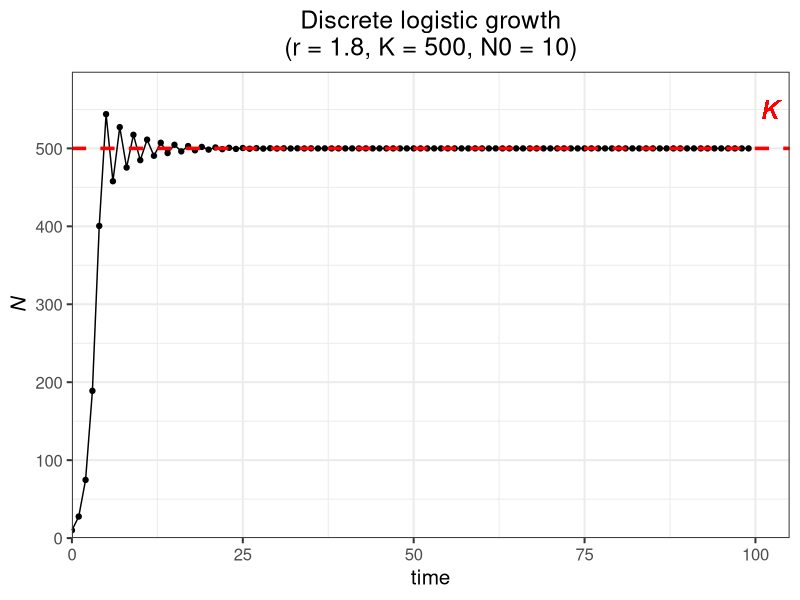
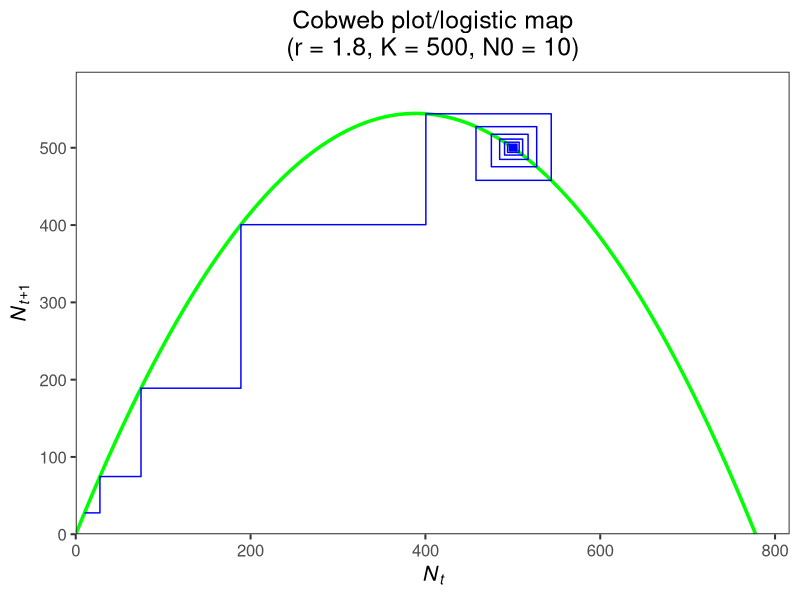

Source code (R) for these figures, in order:
## ---- chunk 1
knitr::opts_chunk$set(message = F, 
                      error = F, 
                      warning = F)

## ---- chunk 2
library(tidyverse)

### (1) Set the parameters
r <- 1.8
K <- 500
N0 <- 10
time <- 100

### (2) Define the discrete logistic growth equation
log_fun <- function(r, N, K){N + r*N*(1-N/K)}  

### (3) Use for loop to iterate over the time sequence
pop_size <- numeric(time)
pop_size[1] <- N0

for (i in 2:time) {pop_size[i] <- log_fun(r = r, N = pop_size[i - 1], K = K)}

pop_data <- pop_size %>% 
  as.data.frame() %>% 
  rename(., pop_size = `.`) %>%
  mutate(time = 0:(time-1)) %>%
  relocate(time)

head(pop_data)
## ---- chunk 3
### Population trajectory
ggplot(pop_data, aes(x = time, y = pop_size)) + 
  geom_point() + 
  geom_line() +
  geom_hline(yintercept = K, color = "red", size = 1.2, linetype = "dashed") + 
  geom_text(x = time*1.02, y = K+50, label = "italic(K)", color = "red", size = 6.5, parse = T) +
  labs(y = expression(italic(N)), title = paste0("Discrete logistic growth", "\n", "(r = ", r, ", K = ", K, ", N0 = ", N0, ")")) + 
  scale_x_continuous(limits = c(0, time*1.05), expand = c(0, 0)) + 
  scale_y_continuous(limits = c(0, max(pop_size)*1.1), expand = c(0, 0)) + 
  theme_bw(base_size = 15) +
  theme(plot.title = element_text(hjust = 0.5))

### Cobweb plot/logistic map
cobweb_data <- data.frame(Nt = rep(pop_size[-time], each = 2)[-1], 
                          Nt1 = rep(pop_size[-1], each = 2)[-length(rep(pop_size[-1], each = 2))])

logistic_map <- data.frame(Nt = seq(0, (r+1)/r*K, by = 0.1)) %>%
  mutate(Nt1 = Nt + r*Nt*(1-Nt/K))

ggplot() + 
  geom_line(data = logistic_map, aes(x = Nt, y = Nt1), color = "green", size = 1.2) + 
  geom_path(data = cobweb_data, aes(x = Nt, y = Nt1), color = "blue", size = 0.5) + 
  labs(x = expression(italic(N[t])),
       y = expression(italic(N[t+1])), 
       title = paste0("Cobweb plot/logistic map", "\n", "(r = ", r, ", K = ", K, ", N0 = ", N0, ")")) + 
  scale_x_continuous(limits = c(0, (r+1)/r*K*1.05), expand = c(0, 0)) + 
  scale_y_continuous(limits = c(0, max(pop_size)*1.1), expand = c(0, 0)) + 
  theme_bw(base_size = 15) +
  theme(plot.title = element_text(hjust = 0.5),
        panel.grid = element_blank())

## ---- chunk 4
knitr::include_app("https://genchanghsu0115.shinyapps.io/Discrete_logistic_mod_shinyapp/", height = "800px")
